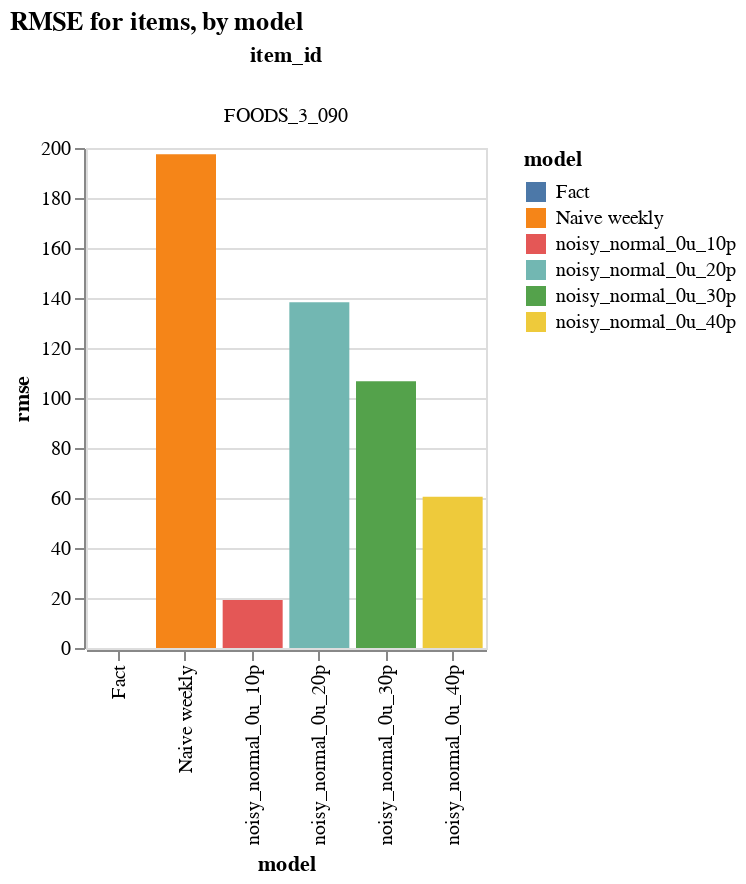

Notebook code cell kept with this figure:
### Code cell
alt.Chart(eval_df, title = 'RMSE for items, by model').mark_bar().encode(
    x=alt.X('model:N',scale=alt.Scale(zero=False)),
    y=alt.Y('rmse:Q',scale=alt.Scale(zero=False)),
    color=alt.Color('model:N'),
    column='item_id:N'
).properties(width=200, height=250)#.interactive()

### Figure 1 — Vega-Lite specification as saved in the notebook (floating-point values rounded to 4 significant figures)
{"config": {"view": {"continuousWidth": 400, "continuousHeight": 300}}, "data": {"name": "data-1abee11ebf91e16de35dcb7a75ac4b77"}, "mark": "bar", "encoding": {"color": {"type": "nominal", "field": "model"}, "column": {"type": "nominal", "field": "item_id"}, "x": {"type": "nominal", "field": "model", "scale": {"zero": false}}, "y": {"type": "quantitative", "field": "rmse", "scale": {"zero": false}}}, "height": 250, "title": "RMSE for items, by model", "width": 200, "$schema": "https://vega.github.io/schema/vega-lite/v4.8.1.json", "datasets": {"data-1abee11ebf91e16de35dcb7a75ac4b77": [{"model": "Naive weekly", "rmse": 197.5, "rmse_normalized": 1.0, "item_id": "FOODS_3_090"}, {"model": "Fact", "rmse": 0.0, "rmse_normalized": 0.0, "item_id": "FOODS_3_090"}, {"model": "noisy_normal_0u_10p", "rmse": 19.24, "rmse_normalized": 0.09744, "item_id": "FOODS_3_090"}, {"model": "noisy_normal_0u_20p", "rmse": 138.3, "rmse_normalized": 0.7001, "item_id": "FOODS_3_090"}, {"model": "noisy_normal_0u_30p", "rmse": 106.7, "rmse_normalized": 0.5406, "item_id": "FOODS_3_090"}, {"model": "noisy_normal_0u_40p", "rmse": 60.53, "rmse_normalized": 0.3065, "item_id": "FOODS_3_090"}]}}
